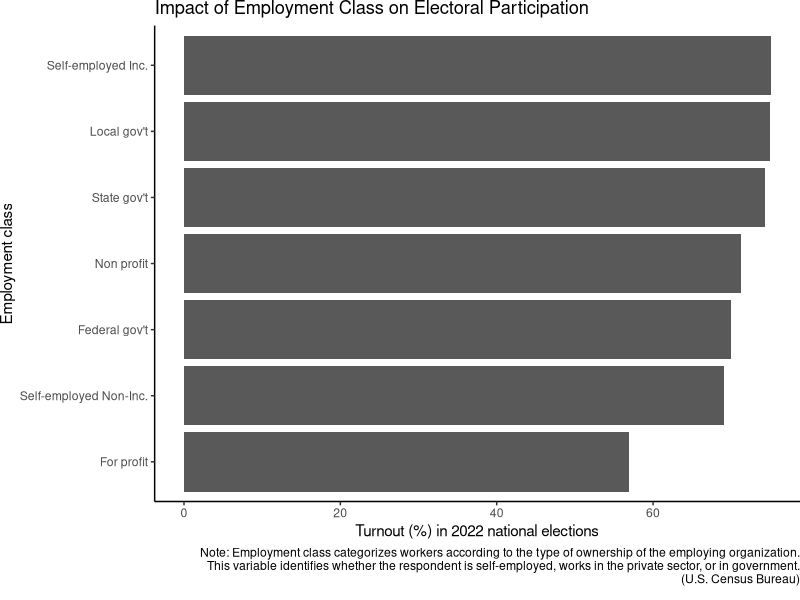
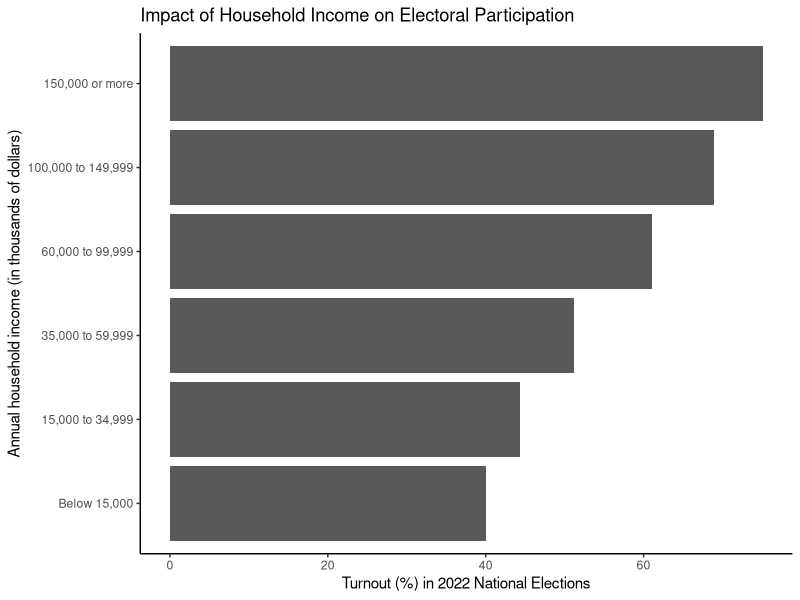

Generate these figures, in order, with R:
## ---- chunk 1
library(tidyverse)
library(stringr)

#loading data

#census_raw <- read_csv("nov22pub (1).csv")

#selecting variables 

#census <- census_raw |>
  #select(employment_class=PEIO1COW, voted=PES1, income_code=HEFAMINC)

#write.csv(census,"census.csv")

census <- read_csv("census.csv")



#loading data

#census_raw <- read_csv("nov22pub (1).csv")

#selecting variables 

#census <- census_raw |>
  #select(employment_class=PEIO1COW, voted=PES1, income_code=HEFAMINC)

#In case data file is too large:

#write.csv(census,"census.csv")

#census <- read_csv("census.csv")

## ---- chunk 2
#replacing coded values

census$employment_class <- census$employment_class |>
  case_match(1 ~ "Federal gov't",
             2 ~ "State gov't",
             3 ~ "Local gov't", 
             4 ~ "For profit",
             5 ~ "Non profit",
             6 ~ "Self-employed Inc.",
             7 ~ "Self-employed Non-Inc.",
             8 ~ "Unpaid",
             .default="other")

census$voted_num <- census$voted |>
  case_match(1 ~ 1,
             2 ~ 0,
             .default= 2)

census$voted <- census$voted |>
  case_match(1 ~ "Yes",
             2 ~ "No",
             .default = "other")

census$house_income <- census$income_code |>
  case_match(-1 ~ "other",
             1 ~ "less than 5",
             2 ~ "5 to 7.499",
             3 ~ "7.5 to 9.999", 
             4 ~ "10 to 12.499",
             5 ~ "12.5 to 14.999",
             6 ~ "15 to 19.999",
             7 ~ "20 to 24.999",
             8 ~ "25 to 29.999",
             9 ~ "30 to 34.999",
             10 ~ "35 to 39.999",
             11 ~ "40 to 49.999",
             12 ~ "50 to 59.999",
             13 ~ "60 to 74.999",
             14 ~ "75 to 99.999",
             15 ~ "100 to 149.999",
             16 ~ "150 or more")

#broadening household income categories

census <- census |>
  mutate(broad_income_categories = case_when(
    income_code >= 1 & income_code <= 5 ~ "Below 15,000",
    income_code >= 6 & income_code <= 9 ~ "15,000 to 34,999",
    income_code >= 10 & income_code <= 12 ~ "35,000 to 59,999",
    income_code >= 13 & income_code <= 14 ~ "60,000 to 99,999",
    income_code == 15 ~ "100,000 to 149,999",
    income_code == 16 ~ "150,000 or more"))

#creating numeric household_income variable by taking average of upper/lower bounds

census$house_income_num <- census$income_code |>
  case_match(1 ~ 2500,
             2 ~ 6250,
             3 ~ 8750, 
             4 ~ 11250,
             5 ~ 13750,
             6 ~ 17500,
             7 ~ 22500,
             8 ~ 27500,
             9 ~ 32500,
             10 ~ 37500,
             11 ~ 45000,
             12 ~ 55000,
             13 ~ 67500,
             14 ~ 87500,
             15 ~ 125000,
             16 ~ 150000,
             .default = 0)

#creating binary forprofit versus nonprofit variable

census <- census |>
  mutate(employment_type = case_when(
    employment_class == "Federal gov't" | employment_class == "State gov't" | employment_class == "Local gov't" | employment_class == "Non profit" ~ "Nonprofit",
    employment_class == "For profit" | employment_class == "Self-employed Inc." | employment_class == "Self-employed Non-Inc." ~ "Forprofit",
    TRUE ~ "other"
  ))

#filtering out other

census <- census |>
  filter(employment_type != "other",
         voted != "other")

## ---- chunk 3

lm <- summary(lm(voted_num ~ employment_type + house_income_num, data = census))

lm |>
  broom::tidy() |>
  select(term, estimate) |>  
  knitr::kable()

## ---- chunk 4

diff_in_means <- census |>
  group_by(employment_type) |>
  summarize(turnout = mean(voted_num) * 100) |>
  pivot_wider(names_from = employment_type,
              values_from = turnout) |>
  mutate(DIM = Nonprofit - Forprofit)

knitr::kable(diff_in_means, digits = 2)

## ---- chunk 5
#calculating average household income across employment types

type_income_mean <- census |>
  group_by(employment_type) |>
  summarize(house_income = mean(house_income_num)) |>
  pivot_wider(names_from = employment_type,
              values_from = house_income) |>
  mutate(difference = Nonprofit - Forprofit)
knitr::kable(type_income_mean)

## ---- chunk 6

#calculating turnout rates by employment class

employment_turnout <- census |>
  group_by(employment_class) |>
  summarize(turnout = mean(voted_num) * 100)

knitr::kable(employment_turnout, digits = 2)

#plotting turnout rates by employment class

employment_turnout_plot <- employment_turnout |>
  ggplot(mapping = aes(x = fct_reorder(employment_class, turnout), y = turnout)) +
  geom_col() +
  coord_flip() +
  labs(
    title = "Impact of Employment Class on Electoral Participation",
    x = "Employment class",
    y = "Turnout (%) in 2022 national elections",
    caption = "Note: Employment class categorizes workers according to the type of ownership of the employing organization. This variable identifies whether the respondent is self-employed, works in the private sector, or in government. (U.S. Census Bureau)"
  ) +
  theme_classic() +
  theme(plot.margin = margin(b = 10))

wrapped_caption <- str_wrap("Note: Employment class categorizes workers according to the type of ownership of the employing organization. This variable identifies whether the respondent is self-employed, works in the private sector, or in government. (U.S. Census Bureau)", width = 112)

employment_turnout_plot <- employment_turnout_plot + labs(caption = wrapped_caption)

employment_turnout_plot

## ---- chunk 7

#calculating turnout rates by income group 

income_turnout <- census |>
  group_by(broad_income_categories) |>
  summarize(turnout = mean(voted_num) * 100) 

knitr::kable(income_turnout, digits = 2)

#plotting turnout rates by income group

income_turnout_plot <- income_turnout |>
  ggplot(mapping = aes(x = fct_reorder(broad_income_categories, turnout), y = turnout)) +
  geom_col() +
  coord_flip() +
  labs(
    title = "Impact of Household Income on Electoral Participation",
    x = "Annual household income (in thousands of dollars)",
    y = "Turnout (%) in 2022 National Elections"
  ) +
  theme_classic()

income_turnout_plot
